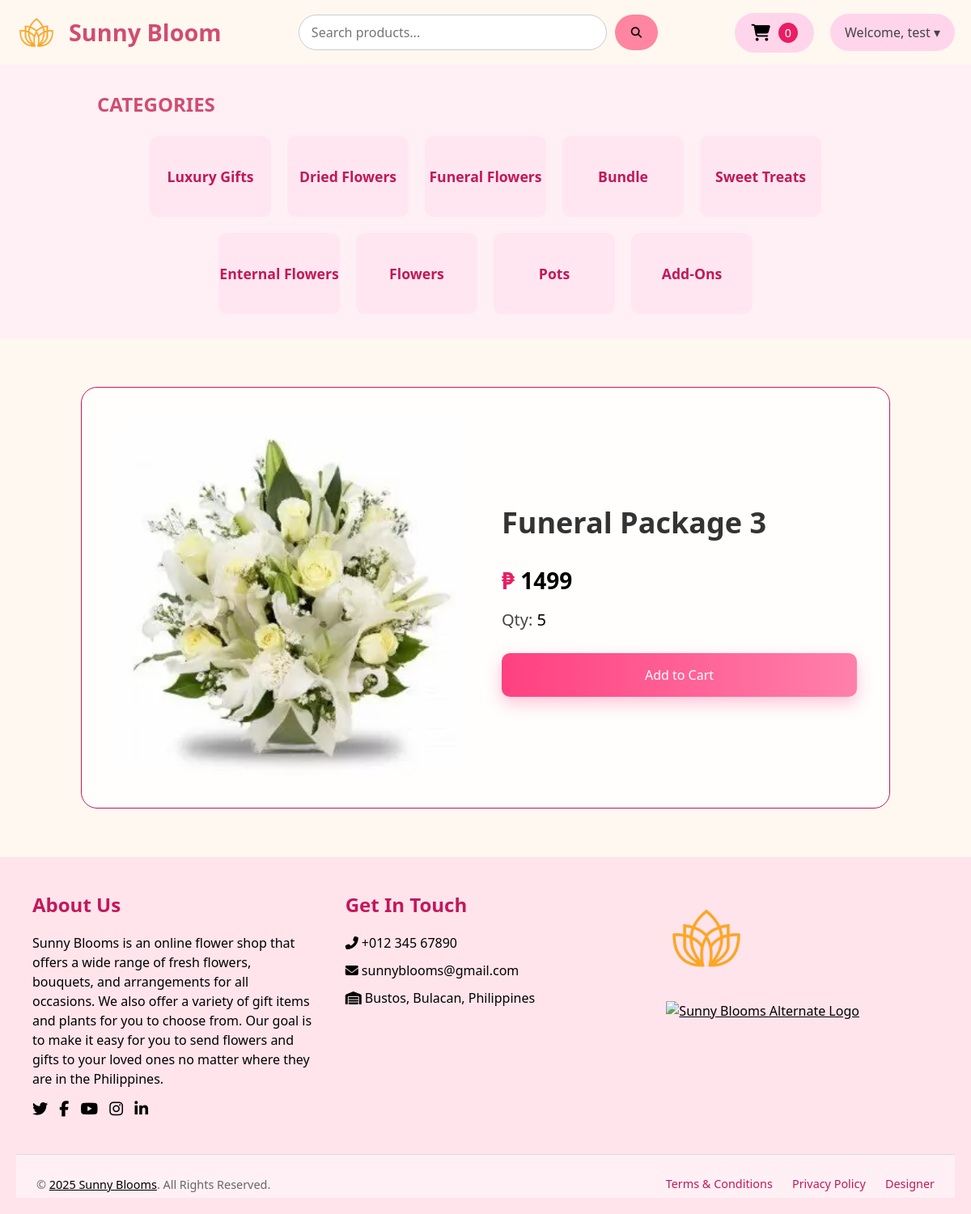
The app's page /php/product-details.php?id=198 (signed in) with its own data.
### tables this page shows
CREATE TABLE `design_settings` (
  `id` int(11) NOT NULL,
  `background_color` varchar(255) DEFAULT NULL,
  `font_color` varchar(255) DEFAULT NULL,
  `shop_name` varchar(255) DEFAULT NULL,
  `logo_path` varchar(255) DEFAULT NULL,
  `image_one_path` varchar(255) DEFAULT NULL,
  `image_two_path` varchar(255) DEFAULT NULL,
  `image_three_path` varchar(255) DEFAULT NULL
);

CREATE TABLE `category` (
  `id` int(11) NOT NULL,
  `category` varchar(50) NOT NULL,
  `product_count` int(11) DEFAULT 0
);

CREATE TABLE `product` (
  `id` int(11) NOT NULL,
  `name` varchar(255) NOT NULL,
  `image` varchar(255) NOT NULL,
  `category` varchar(255) NOT NULL,
  `qty` int(11) NOT NULL,
  `price` varchar(255) DEFAULT NULL,
  `category_id` int(11) DEFAULT NULL,
  `status` varchar(50) DEFAULT 'Available',
  `total_sold` int(11) DEFAULT 0,
  `available_stocks` int(11) DEFAULT 0
);

### php/product-details.php (the view, shortened to what this page needs)
<?php
require 'connection.php';
if (isset($_SESSION['user_name'])) {
    $userName = $_SESSION['user_name'];
} else {
    header("Location: http://localhost/flowershop/php/customer-landing-page.php");
    exit;
}
$productId = isset($_GET['id']) ? $_GET['id'] : 0;
$query = "SELECT * FROM product WHERE id = $productId";
$result = mysqli_query($conn, $query);
$product = mysqli_fetch_assoc($result);
$sqlGetSettings = "SELECT * FROM design_settings WHERE id = 1";
$resultSettings = $conn->query($sqlGetSettings);
if ($resultSettings->num_rows > 0) {
    while ($row = $resultSettings->fetch_assoc()) {
        $shopName = $row["shop_name"];
        $logoPath = $row["logo_path"];
    }
} else {
    echo "0 results";
}
?>
<!DOCTYPE html>
<html lang="en">
<head>
    <link rel="stylesheet" href="https://cdnjs.cloudflare.com/ajax/libs/font-awesome/6.4.2/css/all.min.css" />
    <link rel="stylesheet" href="../css/product-details.css" />
</head>
<body>
<header class="header">
    <a href="customer-dashboard.php?user=<?php echo $userName; ?>" class="container-header">
            <img class="logo" src="../img/<?php echo basename($logoPath); ?>" alt="Logo">
            <label class="shop"><?php echo $shopName; ?></label>
    </a>
    <div class="content-search">
        <input type="text" class="search-bar" placeholder="Search products..."/>
        <button class="search-button">
            <i class="fa-solid fa-magnifying-glass"></i>
        </button>
    </div>
  <div class="header-right">
    <a href="cart.php?user=<?php echo $userName; ?>" class="cart-link">
            <button class="cart-button">
                <i class="fas fa-shopping-cart"></i>
                <?php
                require 'connection.php';
                $userQuery = "SELECT id FROM users WHERE name = ?";
                $userStatement = mysqli_prepare($conn, $userQuery);
                mysqli_stmt_bind_param($userStatement, "s", $userName);
                mysqli_stmt_execute($userStatement);
                $userResult = mysqli_stmt_get_result($userStatement);
                $userRow = mysqli_fetch_assoc($userResult);
                $user_id = isset($userRow['id']) ? $userRow['id'] : 0;
                $cartCountQuery = "SELECT COUNT(*) AS count FROM cart WHERE user_id = ?";
                $cartCountStatement = mysqli_prepare($conn, $cartCountQuery);
                if ($cartCountStatement) {
                    mysqli_stmt_bind_param($cartCountStatement, "i", $user_id);
                    mysqli_stmt_execute($cartCountStatement);
                    $cartCountResult = mysqli_stmt_get_result($cartCountStatement);
                    if ($cartCountResult) {
                        $cartCountRow = mysqli_fetch_assoc($cartCountResult);
                        $cartCount = isset($cartCountRow['count']) ? $cartCountRow['count'] : "0";
                        echo "<span class='cart-number'>$cartCount</span>";
                    }
                }
                ?>
            </button>
        </a>
    <nav class="nav-right">
        <div class="dropdown">
            <button class="dropbtn">Welcome, <?php echo $userName; ?> &#9662;</button>
        </div>
    </nav>
    </div>
    </header>
  <section class="content-categories">
    <div class="categories-title"><p>CATEGORIES</p></div>
    <div class="containers-category">
                    <?php
                    require 'connection.php';
                    $query = "SELECT * FROM category";
                    $result = mysqli_query($conn, $query);
                    while ($row = mysqli_fetch_assoc($result)) {
                        $categoryLink = "product-category.php?category=" . urlencode($row['category']) . "&user=" . urlencode($userName);
                        echo "<a class='category-link' href='$categoryLink'>";
                        echo "<div class='categories'>";
                        echo "<div class='category-title'>";
                        echo "<span>{$row['category']}</span>";
                        echo "</div>";
                        echo "</div>";
                        echo "</a>";
                    }
                    ?>
                </div>
        </section>
    <div class="all">
    <img src="../img/<?php echo isset($product['image']) ? $product['image'] : ''; ?>" alt="<?php echo isset($product['name']) ? $product['name'] : ''; ?>" />
    <div class="details">
        <h1><?php echo isset($product['name']) ? $product['name'] : ''; ?></h1>
        <p class="peso">₱ <span id="priceRange"><?php echo isset($product['price']) ? $product['price'] : ''; ?></span></p>
        <p class="qty">Qty: <span id="productQty"><?php echo isset($product['available_stocks']) ? $product['available_stocks'] : ''; ?></span></p>
        <button class="add" onclick="addToCart(<?php echo $productId; ?>, '<?php echo $product['name']; ?>', '<?php echo $userName; ?>')">Add to Cart</button>
    </div>
    </div>
</body>
</html>
<?php
include ('footer.php');
?>

### css/product-details.css (style rules this page uses)
* { margin: 0; padding: 0; box-sizing: border-box; font-family: 'Segoe UI', Tahoma, Geneva, Verdana, sans-serif; }
body { background-color: #fff8f0; color: #333; line-height: 1.6; }
.header { padding: 15px 20px; display: flex; align-items: center; justify-content: space-between; box-shadow: 0 2px 4px rgba(0, 0, 0, 0.1); }
.container-header { display: flex; align-items: center; gap: 15px; text-decoration: none; }
.logo { width: 50px; height: 50px; }
.shop { font-size: 1.8rem; font-weight: bold; color: #d14d72; }
.content-search { flex: 1; display: flex; justify-content: center; gap: 10px; }
.search-bar { width: 60%; padding: 10px 15px; border-radius: 25px; border: 1px solid #ccc; outline: none; font-size: 1rem; transition: 0.3s ease; }
.search-button { padding: 10px 20px; border-radius: 25px; border: none; background-color: #ff85a1; color: #fff; cursor: pointer; transition: background-color 0.3s ease; }
.header-right { display: flex; align-items: center; gap: 20px; }
.cart-button { background-color: #ffd5ec; border: none; padding: 12px 20px; border-radius: 999px; cursor: pointer; font-size: 1.1rem; display: flex; align-items: center; gap: 10px; }
.cart-button i { font-size: 1.3rem; }
.cart-link { text-decoration: none; color: inherit; }
.cart-number { background-color: #e91e63; color: white; padding: 3px 8px; font-size: 0.9rem; border-radius: 50%; }
.nav-right { display: flex; align-items: center; }
.dropdown { position: relative; display: inline-block; }
.dropbtn { background-color: #ffd5ec; color: #444; padding: 12px 18px; border: none; border-radius: 30px; font-size: 1rem; cursor: pointer; }
.content-categories { padding: 30px 10%; background-color: #fff0f5; }
.category-link { text-decoration: none; color: inherit; }
.categories-title p { font-size: 1.5rem; font-weight: bold; margin-bottom: 20px; color: #d14d72; }
.containers-category { display: flex; flex-wrap: wrap; gap: 20px; justify-content: center; }
.categories { width: 150px; height: 100px; background-color: #ffe6f0; border-radius: 10px; display: flex; justify-content: center; align-items: center; transition: transform 0.2s ease; cursor: pointer; }
.category-title span { font-size: 1.1rem; font-weight: 600; color: #c2185b; }
.all { max-width: 1000px; margin: 60px auto; background: rgba(255, 255, 255, 0.85); border-radius: 20px; border: 1px solid #c2185b; padding: 40px; display: grid; grid-template-columns: 1fr 1fr; gap: 40px; backdrop-filter: blur(10px); }
.all img { width: 100%; border-radius: 16px; object-fit: cover; max-height: 500px; }
.details { display: flex; flex-direction: column; justify-content: center; }
.details h1 { font-size: 36px; margin-bottom: 20px; color: #333; }
.peso { font-size: 28px; font-weight: 600; color: #e91e63; margin-bottom: 10px; }
.qty { font-size: 20px; margin-bottom: 25px; color: #444; }
.add { background: linear-gradient(90deg, #ff4081, #ff80ab); color: white; border: none; padding: 16px 30px; font-size: 16px; border-radius: 10px; cursor: pointer; box-shadow: 0 8px 20px rgba(255, 64, 129, 0.3); }

### records on screen
design_settings: logo_path (picture), shop_name "Sunny Bloom"
category: category "Luxury Gifts"
category: category "Dried Flowers"
category: category "Funeral Flowers"
category: category "Bundle"
category: category "Sweet Treats"
category: category "Enternal Flowers"
category: category "Flowers"
category: category "Pots"
category: category "Add-Ons"
product: image (picture), name "Funeral Package 3", price "1499", available_stocks "5"

### other values on screen
$cartCount "0"
$userName "test"
